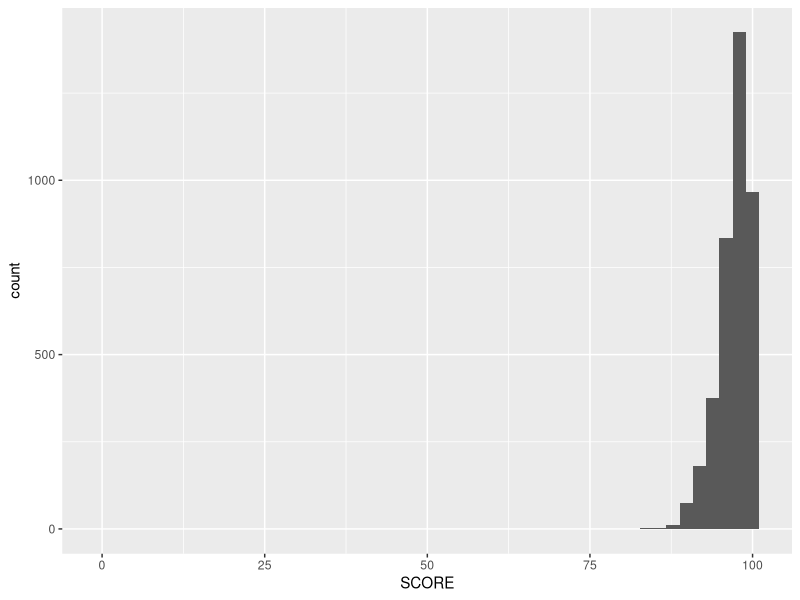
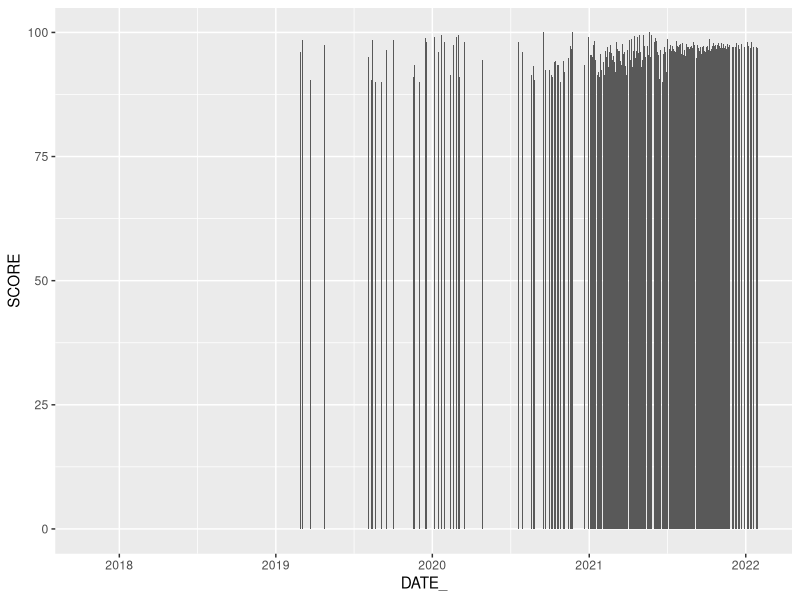
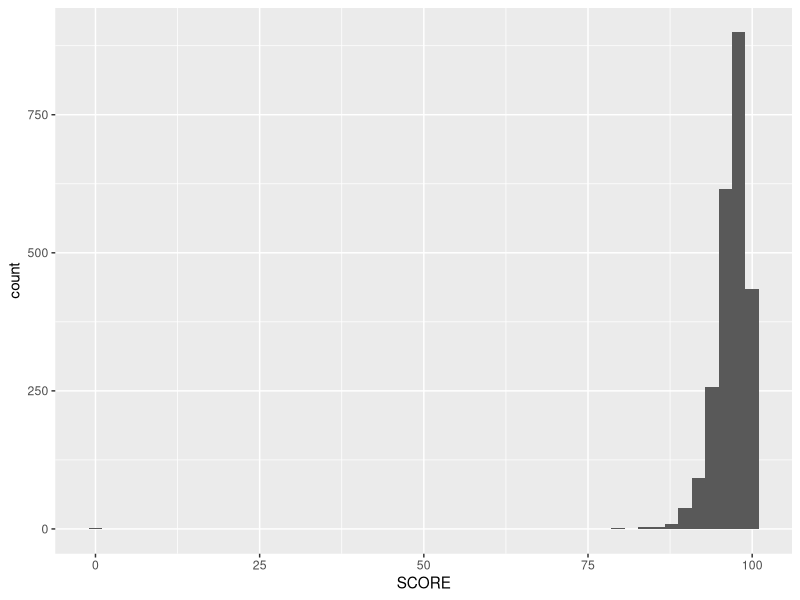
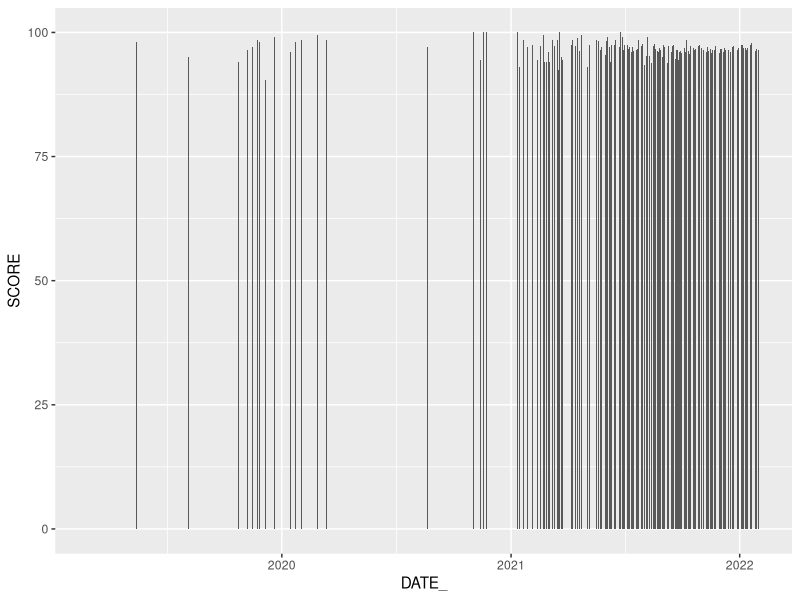

Reproduce these figures in R, in order. (Note: this script raises an error after producing the figures.)
library(tidyverse)
library(lubridate)
data = read_csv("restaurant_inspections.csv")
#Histogram of all inspection scores (Q1)
ggplot(data, aes(x=SCORE)) +
  geom_histogram(bins = 50) 

# Most of the scores are in the 90s but there is one outlier with a score of 0    
min(data$SCORE)
which(data$SCORE == 0)

# Plot of scores over time
# Q2

# Finding average score for each date first
data_years = group_by(data, DATE_) %>%
  summarize(SCORE=mean(SCORE))
# Then plotting with that data
ggplot(data_years, aes(x=DATE_, y=SCORE)) +
  geom_col()

# Looking at how cities are written differently (Q3)
unique(data$CITY)

# Recoding city names (Q3)
data$CITY = recode(data$CITY, "Raleigh"="RALEIGH", "FUQUAY-VARINA"="FUQUAY VARINA", "Fuquay Varina"="FUQUAY VARINA", "Fuquay-Varina"="FUQUAY VARINA",
                               "Apex"="APEX", "Zebulon"="ZEBULON", "Holly Springs"="HOLLY SPRINGS", "HOLLY SPRING"="HOLLY SPRINGS", "Cary"="CARY", "Morrisville"="MORRISVILLE", "MORRISVILE"="MORRISVILLE", "Garner"="GARNER", "Wake Forest"="WAKE FOREST")

# Grouping data by city, averaging the inspection scores for each (Q3)
cities = group_by(data, CITY) %>%
  summarize(
    SCORE=mean(SCORE)
  )


# Grouping data by inspector (Q4)
inspectors = group_by(data, INSPECTOR) %>%
  summarize(
    SCORE=mean(SCORE)
  )

# Sample size per city (Q5)
cities_samplesize = group_by(data, CITY) %>%
  summarize(
    SampleSize=n()
  )

# Sample size per inspector (Q5)
inspectors_samplesize = group_by(data, INSPECTOR) %>%
  summarize(
    SampleSize=n()
  )

# Grouping data by facility with average scores for each (Q6)
facility = group_by(data, FACILITYTYPE) %>%
  summarize(
    SCORE=mean(SCORE)
  )

sum(is.na(data$FACILITYTYPE))


# Filtering the data (Q7)
restaurant_data = filter(data, FACILITYTYPE == "Restaurant")

# Histogram of restaurants (Q7)
ggplot(restaurant_data, aes(x=SCORE)) +
  geom_histogram(bins = 50) 


# Plot of scores over time for restaurants (Q7)
# Finding average score for each date
restaurant_data_years = group_by(restaurant_data, DATE_) %>%
  summarize(SCORE=mean(SCORE))

ggplot(restaurant_data_years, aes(x=DATE_, y=SCORE)) +
  geom_col()


# Looking at how cities are written differently (Q7)
unique(restaurant_data$CITY)

# Recoding RTP acronym
data$CITY = recode(restaurant_data$CITY, "RTP"="RESEARCH TRIANGLE PARK")


# Grouping restaurant data by city, averaging the inspection scores for each (Q7)
restaurant_data_cities = group_by(restaurant_data, CITY) %>%
  summarize(
    SCORE=mean(SCORE)
  )

# Grouping restaurant data by inspector (Q7)
restaurant_data_inspectors = group_by(restaurant_data, INSPECTOR) %>%
  summarize(
    SCORE=mean(SCORE)
  )

# Sample size per city (Q7)
restaurant_data_cities_samplesize = group_by(restaurant_data, CITY) %>%
  summarize(
    SampleSize=n()
  )

# Sample size per inspector (Q7)
restaurant_data_inspectors_samplesize = group_by(restaurant_data, INSPECTOR) %>%
  summarize(
    SampleSize=n()
  )








